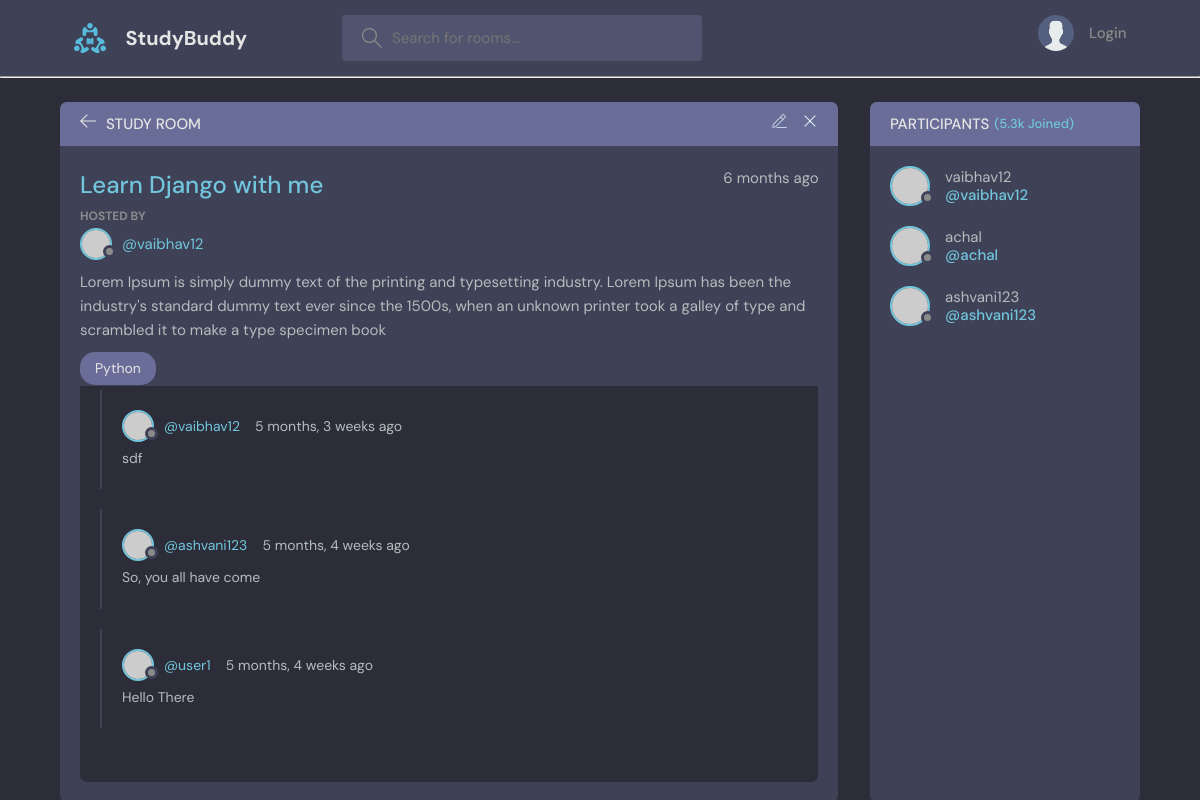
The app's page /room/2 with its own data.
### base/models.py (models this page shows, shortened)
class Room(models.Model):
    host = models.ForeignKey(User, on_delete=models.SET_NULL, null=True)
    topic = models.ForeignKey(Topic, on_delete=models.SET_NULL, null=True)
    participants = models.ManyToManyField(User, related_name='participants')
    name = models.CharField(max_length=200)
    description = models.TextField(blank=True, null=True)
    updated = models.DateTimeField(auto_now=True)
    created = models.DateTimeField(auto_now_add=True)
    class Meta:
        ordering = ['-updated', '-created']

class Topic(models.Model):
    name = models.CharField(max_length=150)
    def __str__(self) -> str:
        return self.name

class Message(models.Model):
    user = models.ForeignKey(User, on_delete=models.CASCADE)
    room = models.ForeignKey(Room, on_delete=models.CASCADE)
    body = models.TextField()
    updated = models.DateTimeField(auto_now=True)
    created = models.DateTimeField(auto_now_add=True)
    class Meta:
        ordering = ['-updated', '-created']

### base/views.py (the view, shortened to what this page needs)
# urls.py: path("room/<str:pk>", room, name="room" ),
def room(request, pk):
    curr_room = Room.objects.get(id=pk)
    participants = curr_room.participants.all()
    messages = curr_room.message_set.all()
    context= { "room": curr_room, "convos": messages, 'participants': participants}
    return render(request, 'base/room.html',context)

### base/templates/base/room.html (shortened to what this page needs)
{% extends 'base/base.html' %}
{% block content %}
<main class="profile-page layout layout--2">
  <div class="container">
    <div class="room">
      <div class="room__top">
        <div class="room__topLeft">
          <a href="{% url 'home' %}">
            <svg version="1.1" xmlns="http://www.w3.org/2000/svg" width="32" height="32" viewBox="0 0 32 32">
              <title>arrow-left</title>
              <path
                d="M13.723 2.286l-13.723 13.714 13.719 13.714 1.616-1.611-10.96-10.96h27.625v-2.286h-27.625l10.965-10.965-1.616-1.607z"
              ></path>
            </svg>
          </a>
          <h3>Study Room</h3>
        </div>
        <div class="room__topRight">
          <a href="{% url 'update-room' room.id %}">
          </a>
          <a href="{% url 'delete-room' room.id %}">
            <svg version="1.1" xmlns="http://www.w3.org/2000/svg" width="32" height="32" viewBox="0 0 32 32">
              <title>remove</title>
              <path
                d="M27.314 6.019l-1.333-1.333-9.98 9.981-9.981-9.981-1.333 1.333 9.981 9.981-9.981 9.98 1.333 1.333 9.981-9.98 9.98 9.98 1.333-1.333-9.98-9.98 9.98-9.981z"
              ></path>
            </svg>
          </a>
        </div>
      </div>
      <div class="room__box scroll">
        <d-iv class="room__header scroll">
          <div class="room__info">
            <h3>{{room.name}} </h3>
            <span>{{room.created|timesince}} ago</span>
          </div>
          <div class="room__hosted">
            <p>Hosted By</p>
            <a href="{% url 'profile' room.host.id %}" class="room__author">
              <div class="avatar avatar--small">
                <img src="https://randomuser.me/api/portraits/men/37.jpg" />
              </div>
              <span>@{{room.host.username}} </span>
            </a>
          </div>
          <div class="room__details">
            {{room.description}}
          </div>
          <span class="room__topics">{{room.topic}} </span>
        </d-iv>
        <div class="room__conversation">
          <div class="threads scroll">
            {% for convo in convos %}
            <div class="thread">
              <div class="thread__top">
                <div class="thread__author">
                  <a href="#" class="thread__authorInfo">
                    <div class="avatar avatar--small">
                      <img src="https://randomuser.me/api/portraits/men/37.jpg" />
                    </div>
                    <span>@{{convo.user.username}}</span>
                  </a>
                  <span class="thread__date">{{convo.created|timesince}} ago</span>
                </div>
              </div>
              <div class="thread__details">
                {{convo.body}}
              </div>
            </div>
            {% endfor %}
          </div>
        </div>
      </div>
    </div>
    <div class="participants">
      <h3 class="participants__top">Participants <span>(5.3k Joined)</span></h3>
      <div class="participants__list scroll">
        {% for participant in participants %}
        <a href="{% url 'profile' participant.id %}" class="participant">
          <div class="avatar avatar--medium">
            <img src="https://randomuser.me/api/portraits/men/37.jpg" />
          </div>
          <p>
            {{participant.username}}
            <span>@{{participant.username}}</span>
          </p>
        </a>
        {% endfor %}
      </div>
    </div>
  </div>
</main>
{% endblock content %}

### records on screen
Room: name "Learn Django with me", created "6 months", host.username "vaibhav12", description "Lorem Ipsum is simply dummy text of the printing and typesetting industry. Lorem Ipsum has been the industry's standard dummy text ever since the 1500s, when an unknown printer took a galley of type and scrambled it to make a type specimen book", topic "Python"
Message: user.username "vaibhav12", created "5 months, 3 weeks", body "sdf"
Message: user.username "ashvani123", created "5 months, 4 weeks", body "So, you all have come"
Message: user.username "user1", created "5 months, 4 weeks", body "Hello There"

### other values on screen
{{ participant.username }} "vaibhav12"
{{ participant.username }} "achal"
{{ participant.username }} "ashvani123"
